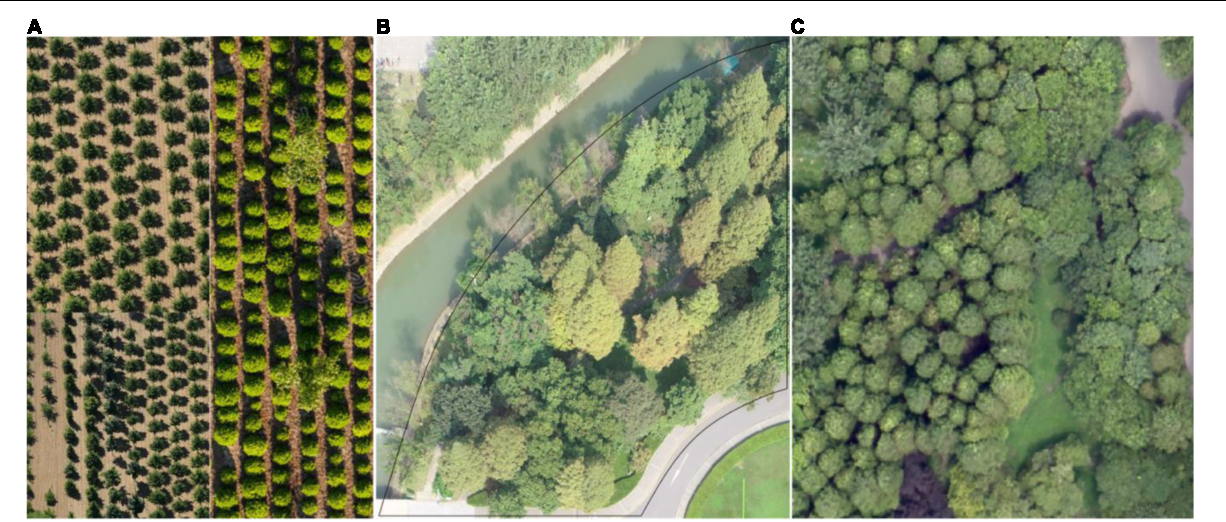
#> input picture uploads/test_forest.png, 1226 x 522 px
$ python -i segmentation.py   (imports and definitions only)
#> lines starting #> are read from the running program, lines starting #| are printed output that depends on the picture; after the words box and inside, x2 and y2 are one past the last pixel; in counts of white or black regions, pixels touching at a corner belong together
### utils/geospatial.py
"""
Geospatial utilities for image processing and GeoJSON generation.
This module adapts techniques from the geoai library for better polygon generation
with simplified dependencies.
"""

import os
import logging
import uuid
import numpy as np
import cv2
from PIL import Image, TiffTags, TiffImagePlugin
import json
import re
from shapely.geometry import Polygon, MultiPolygon, mapping
from shapely import ops

def extract_contours(image_path, min_area=50, epsilon_factor=0.002):
    """
    Extract contours from an image and convert them to polygons.
    Uses OpenCV's contour detection with douglas-peucker simplification.

    Args:
        image_path (str): Path to the processed image
        min_area (int): Minimum contour area to keep
        epsilon_factor (float): Simplification factor for douglas-peucker algorithm

    Returns:
        list: List of polygon objects
    """
    try:
        # Read the image
        img = cv2.imread(image_path, cv2.IMREAD_GRAYSCALE)
        if img is None:
            # Try using PIL if OpenCV fails
            pil_img = Image.open(image_path).convert('L')
            img = np.array(pil_img)

        # Apply threshold if needed
        _, thresh = cv2.threshold(img, 127, 255, cv2.THRESH_BINARY)

        # Find contours
        contours, _ = cv2.findContours(thresh, cv2.RETR_EXTERNAL, cv2.CHAIN_APPROX_SIMPLE)

        polygons = []
        for contour in contours:
            # Filter small contours
            area = cv2.contourArea(contour)
            if area < min_area:
                continue

            # Apply Douglas-Peucker algorithm to simplify contours
            epsilon = epsilon_factor * cv2.arcLength(contour, True)
            approx = cv2.approxPolyDP(contour, epsilon, True)

            # Convert to polygon
            if len(approx) >= 3:  # At least 3 points needed for a polygon
                polygon_points = []
                for point in approx:
                    x, y = point[0]
                    polygon_points.append((float(x), float(y)))

                # Create a valid polygon (close it if needed)
                if polygon_points[0] != polygon_points[-1]:
                    polygon_points.append(polygon_points[0])

                # Create shapely polygon
                polygon = Polygon(polygon_points)
                if polygon.is_valid:
                    polygons.append(polygon)

        return polygons

    except Exception as e:
        logging.error(f"Error extracting contours: {str(e)}")
        return []

def simplify_polygons(polygons, tolerance=1.0):
    """
    Apply polygon simplification to reduce the number of vertices.

    Args:
        polygons (list): List of shapely Polygon objects
        tolerance (float): Simplification tolerance

    Returns:
        list: List of simplified polygons
    """
    simplified = []
    for polygon in polygons:
        # Apply simplification
        simp = polygon.simplify(tolerance, preserve_topology=True)
        if simp.is_valid and not simp.is_empty:
            simplified.append(simp)

    return simplified

def regularize_polygons(polygons):
    """
    Regularize polygons to make them more rectangular when appropriate.

    Args:
        polygons (list): List of shapely Polygon objects

    Returns:
        list: List of regularized polygons
    """
    regularized = []
    for polygon in polygons:
        try:
            # Check if the polygon is roughly rectangular using a simple heuristic
            bounds = polygon.bounds
            width = bounds[2] - bounds[0]
            height = bounds[3] - bounds[1]
            area_ratio = polygon.area / (width * height)

            # If it's at least 80% similar to a rectangle, make it rectangular
            if area_ratio > 0.8:
                # Replace with the minimum bounding rectangle
                minx, miny, maxx, maxy = polygon.bounds
                regularized.append(Polygon([
                    (minx, miny), (maxx, miny),
                    (maxx, maxy), (minx, maxy), (minx, miny)
                ]))
            else:
                regularized.append(polygon)
        except Exception as e:
            logging.warning(f"Error regularizing polygon: {str(e)}")
            regularized.append(polygon)

    return regularized

def merge_nearby_polygons(polygons, distance_threshold=5.0):
    """
    Merge polygons that are close to each other to reduce the polygon count.

    Args:
        polygons (list): List of shapely Polygon objects
        distance_threshold (float): Distance threshold for merging

    Returns:
        list: List of merged polygons
    """
    if not polygons:
        return []

    # Buffer polygons slightly to create overlaps for nearby polygons
    buffered = [polygon.buffer(distance_threshold) for polygon in polygons]

    # Union all buffered polygons
    union = ops.unary_union(buffered)

    # Convert the result to a list of polygons
    if isinstance(union, Polygon):
        return [union]
    elif isinstance(union, MultiPolygon):
        return list(union.geoms)
    else:
        return []

# [342 lines left out: functions extract_geo_coordinates_from_image, convert_to_geojson_with_transform, process_image_to_geojson, not called in this run]

### utils/segmentation.py
"""
Segmentation utilities for image processing inspired by CLIPSeg techniques.
This is a simplified version that does not require the full transformers library.
"""

import os
import logging
import numpy as np
import cv2
from PIL import Image
from utils.geospatial import extract_contours, simplify_polygons, regularize_polygons, merge_nearby_polygons

# [53 lines left out: function segment_by_color_threshold, not called in this run]

def segment_by_adaptive_threshold(image_path, output_path=None,
                                 block_size=11, c=2,
                                 smoothing_sigma=1.0):
    """
    Segment an image using adaptive thresholding for better handling of
    lighting variations.

    Args:
        image_path (str): Path to the input image
        output_path (str, optional): Path to save the segmentation mask
        block_size (int): Size of the pixel neighborhood for threshold calculation
        c (int): Constant subtracted from the mean
        smoothing_sigma (float): Gaussian smoothing sigma

    Returns:
        numpy.ndarray: Segmentation mask
    """
#> called with image_path = '../uploads/test_forest.png', block_size = 15, c = 2, smoothing_sigma = 1
    try:
        # Read the image
        img = cv2.imread(image_path)
#> img is the input picture: shape (522, 1226, 3); mean B, G, R 109, 139.7, 131.4
        if img is None:
            # Try using PIL if OpenCV fails
            pil_img = Image.open(image_path).convert('RGB')
            img = np.array(pil_img)
            img = img[:, :, ::-1]  # RGB to BGR for OpenCV compatibility

        # Convert to grayscale
        gray = cv2.cvtColor(img, cv2.COLOR_BGR2GRAY)
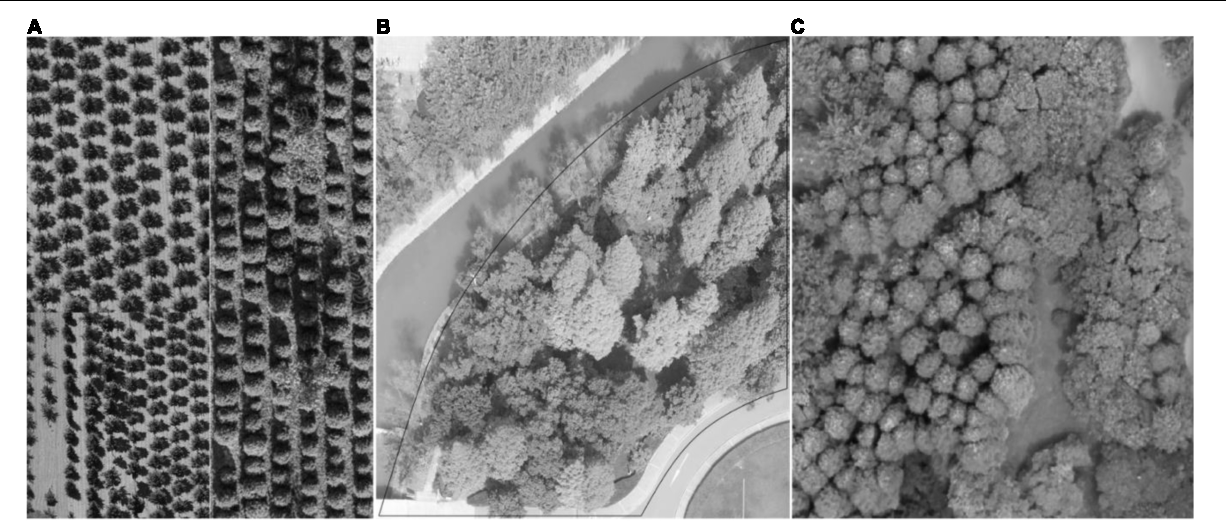
#> gray: shape (522, 1226); min 0, max 255, mean 133.7

        # Apply Gaussian blur to reduce noise
        if smoothing_sigma > 0:
            gray = cv2.GaussianBlur(gray, (0, 0), smoothing_sigma)

        # Apply adaptive thresholding
        mask = cv2.adaptiveThreshold(
            gray, 255, cv2.ADAPTIVE_THRESH_GAUSSIAN_C,
            cv2.THRESH_BINARY, block_size, c
        )
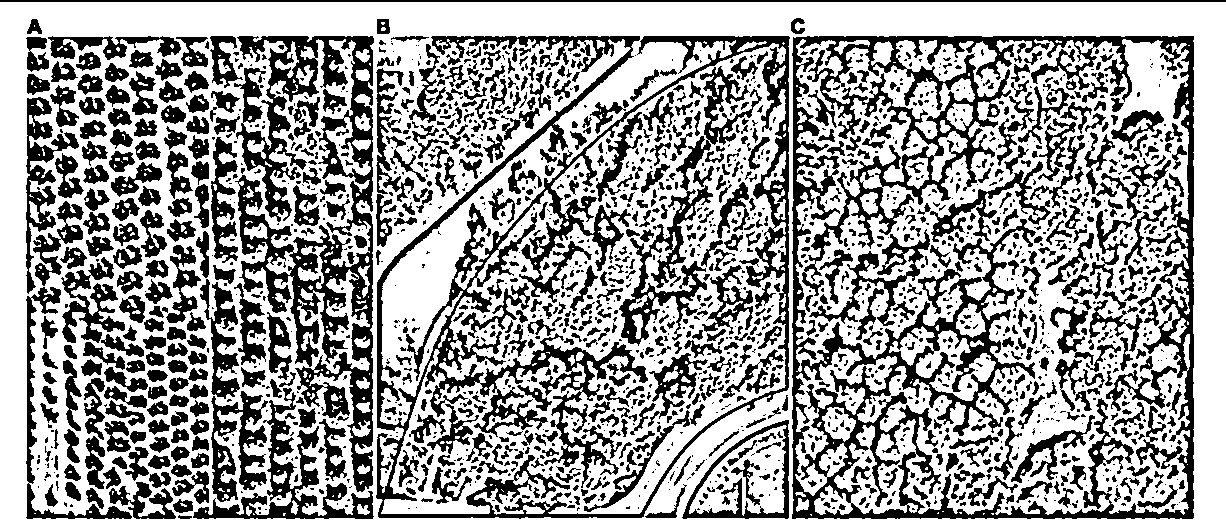
#> mask: shape (522, 1226); 62% white; 1987 black regions (1129 under 20 px), largest, box (x1, y1, x2, y2) and area: (792, 36, 1194, 519) 41050, (376, 36, 790, 519) 30483, (234, 36, 374, 492) 21699

        # Save the mask if output path is provided
        if output_path:
            cv2.imwrite(output_path, mask)
            logging.info(f"Saved segmentation mask to {output_path}")

        return mask

    except Exception as e:
        logging.error(f"Error in segmentation: {str(e)}")
        return None

# [41 lines left out: function segment_by_otsu, not called in this run]

def segment_and_extract_features(image_path, output_mask_path=None,
                                feature_type="buildings",
                                min_area=50, simplify_tolerance=2.0,
                                merge_distance=5.0):
    """
    Complete pipeline for segmentation and feature extraction.

    Args:
        image_path (str): Path to the input image
        output_mask_path (str, optional): Path to save the segmentation mask
        feature_type (str): Type of features to extract ("buildings", "trees", "water", "roads")
        min_area (int): Minimum feature area to keep
        simplify_tolerance (float): Tolerance for polygon simplification
        merge_distance (float): Distance for merging nearby polygons

    Returns:
        tuple: (mask, polygons) - Segmentation mask and list of simplified Shapely polygons
    """
    # Choose segmentation method based on feature type
    if feature_type.lower() == "buildings":
        # Buildings typically have clean edges and good contrast
        mask = segment_by_adaptive_threshold(
            image_path, output_mask_path,
            block_size=15, c=2, smoothing_sigma=1.0
        )
    elif feature_type.lower() == "trees" or feature_type.lower() == "vegetation":
        # Trees typically strong in green channel
        mask = segment_by_color_threshold(
            image_path, output_mask_path,
            threshold=140, color_channel=1, smoothing_sigma=1.5
        )
    elif feature_type.lower() == "water":
        # Water typically has distinct spectral properties
        mask = segment_by_color_threshold(
            image_path, output_mask_path,
            threshold=120, color_channel=0, smoothing_sigma=2.0
        )
    else:
        # Default to Otsu for unknown feature types
        mask = segment_by_otsu(
            image_path, output_mask_path, smoothing_sigma=1.0
        )

    if mask is None:
        logging.error("Segmentation failed")
        return None, []

    # Save mask temporarily if needed for contour extraction
    temp_mask_path = None
    if not output_mask_path:
        temp_mask_path = os.path.join(
            os.path.dirname(image_path),
            f"{os.path.splitext(os.path.basename(image_path))[0]}_mask.png"
        )
        cv2.imwrite(temp_mask_path, mask)
        mask_path = temp_mask_path
    else:
        mask_path = output_mask_path

    # Extract contours from the mask
    polygons = extract_contours(mask_path, min_area=min_area)
#> in extract_contours, `contours, _ = cv2.findContours(thresh, cv2.RETR_EXTERNAL, cv2.CHAIN_AP..`: contours = [[[0, 2], [0, 521], [1225, 521], [1225, 2]]]
#> the loop in extract_contours, `for contour in contours:` made 1 pass
#> (area, epsilon, approx) on pass 1: (635775, 6.98, [[0, 2], [0, 521], [1225, 521], [1225, 2]])
#> after the loop in extract_contours, `for contour in contours:`: polygons = 1 item
#> polygons = 1 item
    logging.info(f"Extracted {len(polygons)} initial polygons")

    # Clean up temporary file if created
    if temp_mask_path and os.path.exists(temp_mask_path):
        os.remove(temp_mask_path)

    # Simplify polygons
    polygons = simplify_polygons(polygons, tolerance=simplify_tolerance)
#> the loop in simplify_polygons, `for polygon in polygons:` made 1 pass

    # If buildings, regularize them to make more rectangular
    if feature_type.lower() == "buildings":
        polygons = regularize_polygons(polygons)
#> the loop in regularize_polygons, `for polygon in polygons:` made 1 pass
#> (width, height, area_ratio, minx, miny, maxx, maxy) on pass 1: (1225, 519, 1, 0, 2, 1225, 521)

    # Merge nearby polygons to reduce count
    polygons = merge_nearby_polygons(polygons, distance_threshold=merge_distance)
    logging.info(f"After processing: {len(polygons)} polygons")

    return mask, polygons

>>> result = segment_and_extract_features('../uploads/test_forest.png')
